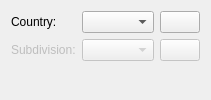
     <widget class="QWidget" name="m_tabLocation">
      <attribute name="title">
       <string>Country</string>
      </attribute>
      <layout class="QFormLayout" name="formLayout_6">
       <item row="0" column="0">
        <widget class="QLabel" name="m_labelCountry">
         <property name="text">
          <string>Country:</string>
         </property>
         <property name="buddy">
          <cstring>m_comboCountry</cstring>
         </property>
        </widget>
       </item>
       <item row="0" column="1">
        <layout class="QHBoxLayout" name="horizontalLayout_33">
         <item>
          <widget class="KComboBox" name="m_comboCountry">
           <property name="sizePolicy">
            <sizepolicy hsizetype="Expanding" vsizetype="Fixed">
             <horstretch>0</horstretch>
             <verstretch>0</verstretch>
            </sizepolicy>
           </property>
           <property name="toolTip">
            <string/>
           </property>
           <property name="whatsThis">
            <string/>
           </property>
          </widget>
         </item>
         <item>
          <widget class="KPushButton" name="m_buttonDefaultCountry"/>
         </item>
        </layout>
       </item>
       <item row="1" column="0">
        <widget class="QLabel" name="m_labelCountryDivision">
         <property name="enabled">
          <bool>false</bool>
         </property>
         <property name="text">
          <string>Subdivision:</string>
         </property>
         <property name="buddy">
          <cstring>m_comboCountryDivision</cstring>
         </property>
        </widget>
       </item>
       <item row="1" column="1">
        <layout class="QHBoxLayout" name="horizontalLayout_34">
         <item>
          <widget class="KComboBox" name="m_comboCountryDivision">
           <property name="enabled">
            <bool>false</bool>
           </property>
           <property name="sizePolicy">
            <sizepolicy hsizetype="Expanding" vsizetype="Fixed">
             <horstretch>0</horstretch>
             <verstretch>0</verstretch>
            </sizepolicy>
           </property>
          </widget>
         </item>
         <item>
          <widget class="KPushButton" name="m_buttonDefaultCountryDivision">
           <property name="enabled">
            <bool>false</bool>
           </property>
          </widget>
         </item>
        </layout>
       </item>
      </layout>
     </widget>
